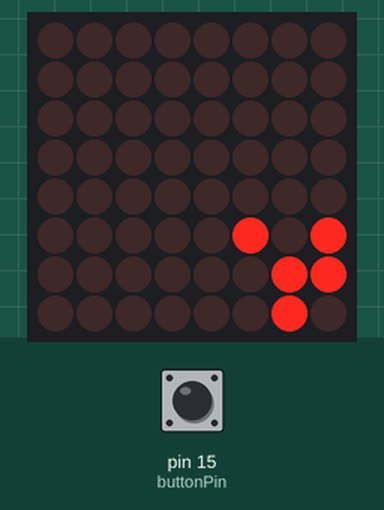
Bench run of a sketch on a simulated Arduino Uno, built with avr-gcc and run on an emulated ATmega328P. Shown: 8×8 LED matrix. Wiring (inferred from the names in the program): LED matrix (orientation assumed): rows pin 12, pin 10, pin 16, pin 11, pin 13, pin 17, pin 19, pin 18; columns pin 7, pin 4, pin 3, pin 5, pin 2, pin 6, pin 8, pin 9. Inputs (shaded band) come from the test bench; at power-on: pin 15 (buttonPin) LOW. Random numbers use the default seed unless the sketch sets one.

Above: at 1.2 s.
1.3 s: pin 15 (buttonPin) pulled HIGH for 1 s
At 1.47 s:
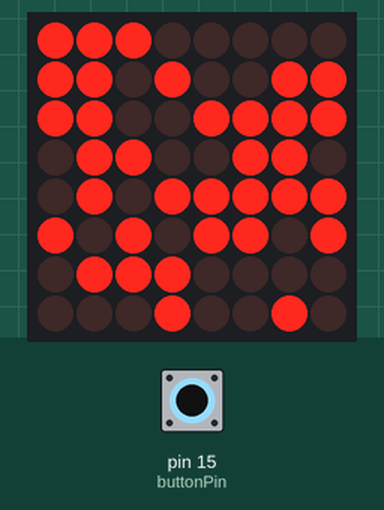
3.8 s: pin 15 (buttonPin) pulled HIGH for 0.15 s
At 4.09 s:
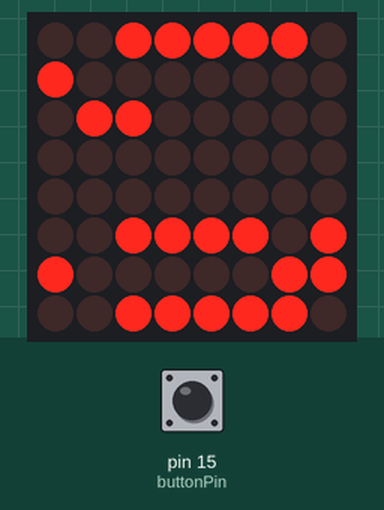
5.6 s: pin 15 (buttonPin) pulled HIGH for 0.15 s
At 5.81 s:
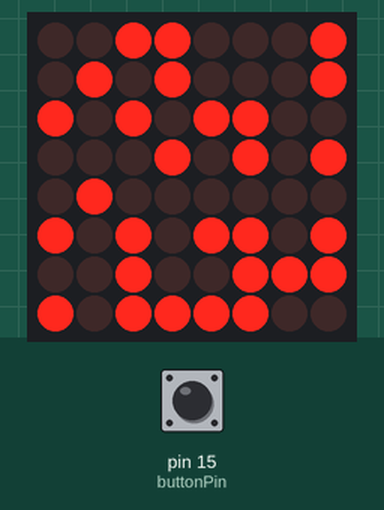
7.4 s: pin 15 (buttonPin) pulled HIGH for 3.2 s
At 11.8 s:
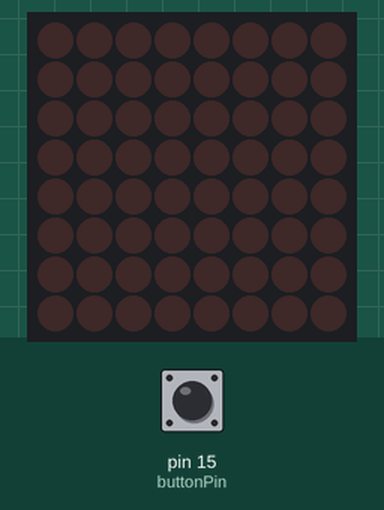
12.1 s: pin 15 (buttonPin) pulled HIGH for 0.15 s
At 13.3 s:
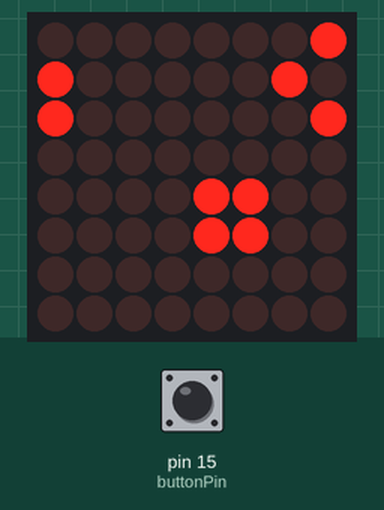
14.0 s: pin 15 (buttonPin) pulled HIGH for 1 s
At 14.21 s:
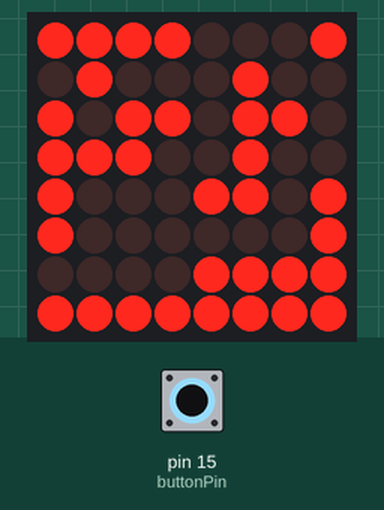

The sketch:

game_of_life.ino
```cpp
const uint8_t len = 8;
const uint8_t rows[len] = {
  12, 10, 16, 11, 13, 17, 19, 18
};
const uint8_t cols[len] = {
  7, 4, 3, 5, 2, 6, 8, 9
};
uint8_t matrix[len][len] = {
  {0, 0, 0, 0, 0, 0, 0, 0},
  {0, 0, 0, 1, 0, 0, 0, 0},
  {0, 0, 0, 0, 1, 0, 0, 0},
  {0, 0, 1, 1, 1, 0, 0, 0},
  {0, 0, 0, 0, 0, 0, 0, 0},
  {0, 0, 0, 0, 0, 0, 0, 0},
  {0, 0, 0, 0, 0, 0, 0, 0},
  {0, 0, 0, 0, 0, 0, 0, 0}
};
const uint8_t buttonPin = 15;


void setup() {
  for (uint8_t pin=0; pin<len; pin++) {
    // initialize the output pins.
    pinMode(rows[pin], OUTPUT);
    pinMode(cols[pin], OUTPUT);

    // make the col pins (i.e. the cathodes) high to ensure that the LEDS are off.
    digitalWrite(cols[pin], HIGH);
  }

  pinMode(buttonPin, INPUT);
}

void loop() {
  for (uint8_t i=0; i<5; i++) {
    displayMatrix();
  }
  nextGeneration();

  if (digitalRead(buttonPin) == HIGH) {
    generateRandomWorld();
  }
}

void generateRandomWorld() {
  for (uint8_t x=0; x<len; x++) {
    for (uint8_t y=0; y<len; y++) {
      matrix[x][y] = random(2);
    }
  }
}


uint8_t getLiveNeighboursAmount(uint8_t x, uint8_t y) {
  uint8_t liveNeighbours = 0;
  uint8_t neighboursRelativeCoords[8][2] = {
    {-1, -1},
    {-1, 0},
    {-1, 1},
    {0, -1},
    {0, 1},
    {1, -1},
    {1, 0},
    {1, 1},
  };

  for (uint8_t n=0; n<8; n++) {
    uint8_t neighbourX = (neighboursRelativeCoords[n][0] + x + len) % len;
    uint8_t neighbourY = (neighboursRelativeCoords[n][1] + y + len) % len;

    if (matrix[neighbourX][neighbourY]) {
      liveNeighbours++;
    }
  }

  return liveNeighbours;
}


void cellNextState(uint8_t x, uint8_t y, uint8_t (&newMatrix)[len][len]) {
  uint8_t liveNeighboursAmount = getLiveNeighboursAmount(x, y);

  if (liveNeighboursAmount < 2 || liveNeighboursAmount > 3) {
    newMatrix[x][y] = 0;
  }
  else if (liveNeighboursAmount == 3) {
    newMatrix[x][y] = 1;
  }
}


void nextGeneration() {
  uint8_t newMatrix[len][len];
  for (uint8_t x=0; x<len; x++) {
    for (uint8_t y=0; y<len; y++) {
      newMatrix[x][y] = matrix[x][y];
    }
  }

  for (uint8_t x=0; x<len; x++) {
    for (uint8_t y=0; y<len; y++) {
      cellNextState(x, y, newMatrix);
    }
  }

  for (uint8_t x=0; x<len; x++) {
    for (uint8_t y=0; y<len; y++) {
      matrix[x][y] = newMatrix[x][y];
    }
  }
}


void displayMatrix() {
  for (uint8_t r=0; r<len; r++) {
    digitalWrite(rows[r], HIGH);

    for (uint8_t c=0; c<len; c++) {
      if (matrix[r][c]) {
        digitalWrite(cols[c], LOW);
      }
    }

    delay(2);
    for (uint8_t c : cols) {
      digitalWrite(c, HIGH);
    }
    digitalWrite(rows[r], LOW);
  }
}
```

Measured:
- after the input at 12.1 s, the display: first changes after 0.08 s (image 5 shows a later state)
- after the input at 14.0 s, the display: first changes after 0.08 s (image 6 shows a later state)
